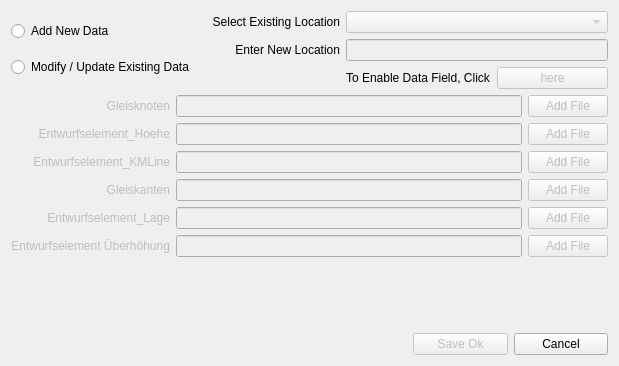
<?xml version="1.0" encoding="UTF-8"?>
<ui version="4.0">
 <class>UploadNewData</class>
 <widget class="QDialog" name="UploadNewData">
  <property name="geometry">
   <rect>
    <x>0</x>
    <y>0</y>
    <width>619</width>
    <height>366</height>
   </rect>
  </property>
  <property name="windowTitle">
   <string>Dialog</string>
  </property>
  <layout class="QGridLayout" name="gridLayout_3">
   <item row="0" column="0">
    <layout class="QVBoxLayout" name="verticalLayout">
     <item>
      <widget class="QRadioButton" name="radioAddNew">
       <property name="text">
        <string>Add New Data</string>
       </property>
      </widget>
     </item>
     <item>
      <widget class="QRadioButton" name="radioModify">
       <property name="text">
        <string>Modify / Update Existing Data</string>
       </property>
      </widget>
     </item>
    </layout>
   </item>
   <item row="0" column="1" colspan="2">
    <layout class="QGridLayout" name="gridLayout_2">
     <item row="4" column="1">
      <widget class="QLabel" name="lblEnableData">
       <property name="text">
        <string>To Enable Data Field, Click</string>
       </property>
      </widget>
     </item>
     <item row="2" column="0">
      <widget class="QLabel" name="lblLocation">
       <property name="text">
        <string>Enter New Location</string>
       </property>
       <property name="alignment">
        <set>Qt::AlignRight|Qt::AlignTrailing|Qt::AlignVCenter</set>
       </property>
      </widget>
     </item>
     <item row="0" column="1" colspan="2">
      <widget class="QComboBox" name="comboBox">
       <property name="enabled">
        <bool>false</bool>
       </property>
       <property name="editable">
        <bool>false</bool>
       </property>
      </widget>
     </item>
     <item row="4" column="2">
      <widget class="QPushButton" name="btnClickHere">
       <property name="enabled">
        <bool>false</bool>
       </property>
       <property name="text">
        <string>here</string>
       </property>
      </widget>
     </item>
     <item row="0" column="0">
      <widget class="QLabel" name="lblSelection">
       <property name="text">
        <string>Select Existing Location</string>
       </property>
       <property name="alignment">
        <set>Qt::AlignRight|Qt::AlignTrailing|Qt::AlignVCenter</set>
       </property>
      </widget>
     </item>
     <item row="2" column="1" colspan="2">
      <widget class="QLineEdit" name="lineEditLocation">
       <property name="enabled">
        <bool>false</bool>
       </property>
      </widget>
     </item>
    </layout>
   </item>
   <item row="1" column="0" colspan="3">
    <layout class="QGridLayout" name="gridLayout">
     <item row="5" column="0">
      <widget class="QLabel" name="lblUberhohung">
       <property name="enabled">
        <bool>false</bool>
       </property>
       <property name="text">
        <string>Entwurfselement Überhöhung</string>
       </property>
       <property name="alignment">
        <set>Qt::AlignRight|Qt::AlignTrailing|Qt::AlignVCenter</set>
       </property>
      </widget>
     </item>
     <item row="5" column="1">
      <widget class="QLineEdit" name="lineEditUberhohung">
       <property name="enabled">
        <bool>false</bool>
       </property>
      </widget>
     </item>
     <item row="4" column="2">
      <widget class="QPushButton" name="btnLage">
       <property name="enabled">
        <bool>false</bool>
       </property>
       <property name="text">
        <string>Add File</string>
       </property>
      </widget>
     </item>
     <item row="2" column="2">
      <widget class="QPushButton" name="btnKMLine">
       <property name="enabled">
        <bool>false</bool>
       </property>
       <property name="text">
        <string>Add File</string>
       </property>
      </widget>
     </item>
     <item row="0" column="2">
      <widget class="QPushButton" name="btnGleisknoten">
       <property name="enabled">
        <bool>false</bool>
       </property>
       <property name="text">
        <string>Add File</string>
       </property>
      </widget>
     </item>
     <item row="3" column="0">
      <widget class="QLabel" name="lblGleiskanten">
       <property name="enabled">
        <bool>false</bool>
       </property>
       <property name="text">
        <string>Gleiskanten</string>
       </property>
       <property name="alignment">
        <set>Qt::AlignRight|Qt::AlignTrailing|Qt::AlignVCenter</set>
       </property>
      </widget>
     </item>
     <item row="0" column="0">
      <widget class="QLabel" name="lblGleisknoten">
       <property name="enabled">
        <bool>false</bool>
       </property>
       <property name="text">
        <string>Gleisknoten</string>
       </property>
       <property name="alignment">
        <set>Qt::AlignRight|Qt::AlignTrailing|Qt::AlignVCenter</set>
       </property>
      </widget>
     </item>
     <item row="0" column="1">
      <widget class="QLineEdit" name="lineEditGleisknoten">
       <property name="enabled">
        <bool>false</bool>
       </property>
      </widget>
     </item>
     <item row="3" column="2">
      <widget class="QPushButton" name="btnGleiskanten">
       <property name="enabled">
        <bool>false</bool>
       </property>
       <property name="text">
        <string>Add File</string>
       </property>
      </widget>
     </item>
     <item row="4" column="0">
      <widget class="QLabel" name="lblLage">
       <property name="enabled">
        <bool>false</bool>
       </property>
       <property name="text">
        <string>Entwurfselement_Lage</string>
       </property>
       <property name="alignment">
        <set>Qt::AlignRight|Qt::AlignTrailing|Qt::AlignVCenter</set>
       </property>
      </widget>
     </item>
     <item row="1" column="2">
      <widget class="QPushButton" name="btnHoehe">
       <property name="enabled">
        <bool>false</bool>
       </property>
       <property name="text">
        <string>Add File</string>
       </property>
      </widget>
     </item>
     <item row="1" column="1">
      <widget class="QLineEdit" name="lineEditHoehe">
       <property name="enabled">
        <bool>false</bool>
       </property>
      </widget>
     </item>
     <item row="1" column="0">
      <widget class="QLabel" name="lblHoehe">
       <property name="enabled">
        <bool>false</bool>
       </property>
       <property name="text">
        <string>Entwurfselement_Hoehe</string>
       </property>
       <property name="alignment">
        <set>Qt::AlignRight|Qt::AlignTrailing|Qt::AlignVCenter</set>
       </property>
      </widget>
     </item>
     <item row="3" column="1">
      <widget class="QLineEdit" name="lineEditGleiskanten">
       <property name="enabled">
        <bool>false</bool>
       </property>
      </widget>
     </item>
     <item row="2" column="1">
      <widget class="QLineEdit" name="lineEditKMLine">
       <property name="enabled">
        <bool>false</bool>
       </property>
      </widget>
     </item>
     <item row="2" column="0">
      <widget class="QLabel" name="lblKMLine">
       <property name="enabled">
        <bool>false</bool>
       </property>
       <property name="text">
        <string>Entwurfselement_KMLine</string>
       </property>
       <property name="alignment">
        <set>Qt::AlignRight|Qt::AlignTrailing|Qt::AlignVCenter</set>
       </property>
      </widget>
     </item>
     <item row="5" column="2">
      <widget class="QPushButton" name="btnUberhohung">
       <property name="enabled">
        <bool>false</bool>
       </property>
       <property name="text">
        <string>Add File</string>
       </property>
      </widget>
     </item>
     <item row="4" column="1">
      <widget class="QLineEdit" name="lineEditLage">
       <property name="enabled">
        <bool>false</bool>
       </property>
      </widget>
     </item>
    </layout>
   </item>
   <item row="2" column="0">
    <spacer name="verticalSpacer">
     <property name="orientation">
      <enum>Qt::Vertical</enum>
     </property>
     <property name="sizeHint" stdset="0">
      <size>
       <width>20</width>
       <height>40</height>
      </size>
     </property>
    </spacer>
   </item>
   <item row="3" column="0" colspan="2">
    <spacer name="horizontalSpacer">
     <property name="orientation">
      <enum>Qt::Horizontal</enum>
     </property>
     <property name="sizeHint" stdset="0">
      <size>
       <width>322</width>
       <height>20</height>
      </size>
     </property>
    </spacer>
   </item>
   <item row="3" column="2">
    <layout class="QHBoxLayout" name="horizontalLayout">
     <item>
      <widget class="QPushButton" name="btnOK">
       <property name="enabled">
        <bool>false</bool>
       </property>
       <property name="text">
        <string>Save Ok</string>
       </property>
      </widget>
     </item>
     <item>
      <widget class="QPushButton" name="btnCancel">
       <property name="enabled">
        <bool>true</bool>
       </property>
       <property name="text">
        <string>Cancel</string>
       </property>
      </widget>
     </item>
    </layout>
   </item>
  </layout>
 </widget>
 <resources/>
 <connections/>
</ui>
